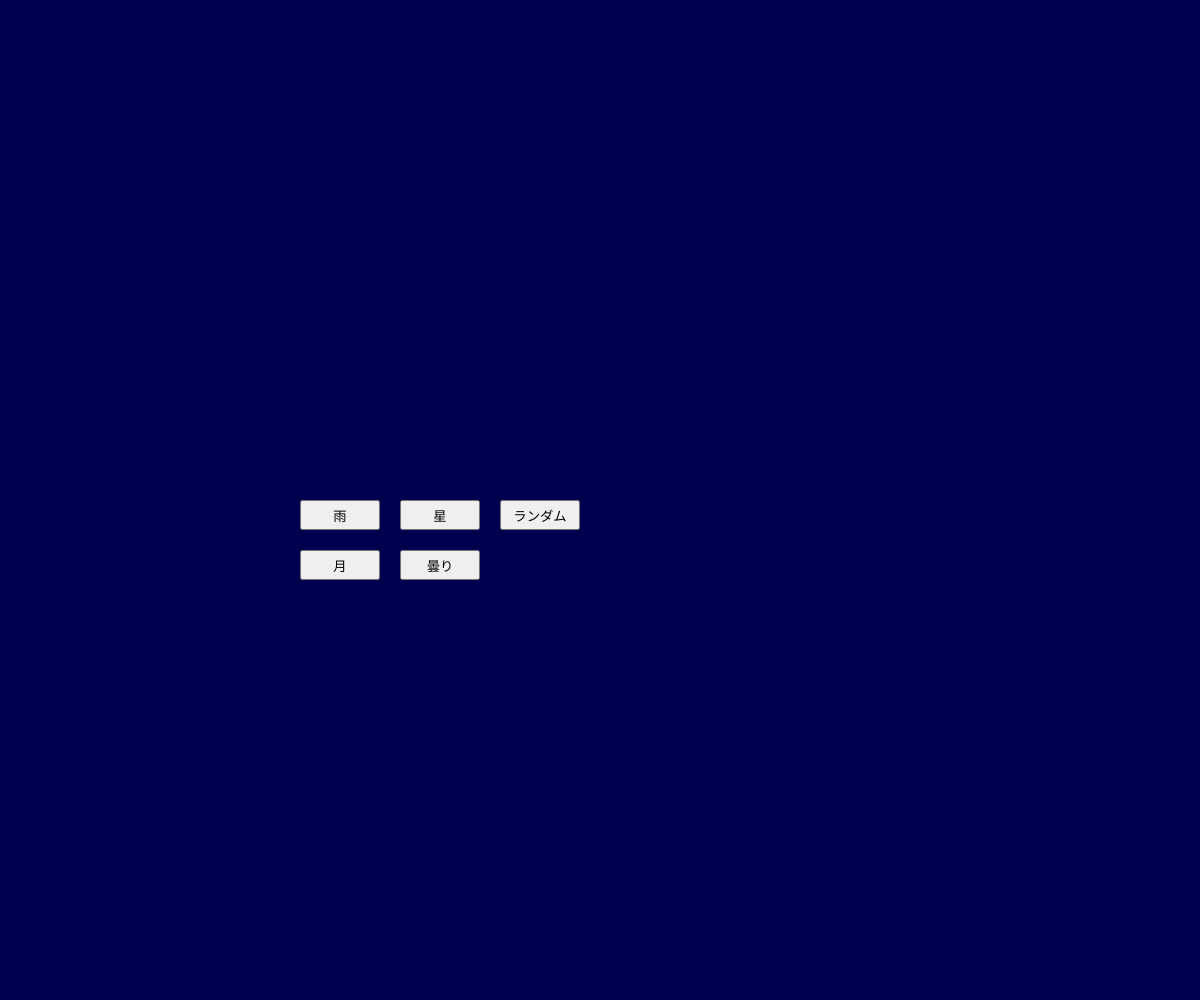
Frame 1 (no input)
Frame 60 (no input): identical to frame 1, image omitted
Frame 120 (the mouse pressed at the canvas centre since frame 60): identical to frame 1, image omitted

The p5.js sketch that drew this single still picture (run headless with seeded random() and noise() and a simulated clock; from frame 60 on, the mouse is pressed at the canvas centre):

// p5.js sketch
// ── sketch.js
// 最終課題を制作しよう
let x, y,x1, y1, x2, y2, x3, y3, vx, vy;
const g = 1; // 重力加速度
const vyMax = 10;

function setup(){
  createCanvas(windowWidth, windowHeight);
//  count = 0;
//  cycle = 3000;
  selectedNumber = 0;

  x = width / 2;
  y = height / 2;
  x1 = width /2;
  y1 = height / 2.5;
  x2 = width / 2.2;
  y2 = height / 3;
  x3 = width / 2.5;
  y3 = height / 3.5;
  x4 = width / 2.8;
  y4 = height / 3.7;
  x5 = width / 3;
  y5 = height / 4;
  vx = 3;
  vy = 3;
  angle = 10;

  rainyButton = setButton("雨",{
    x: 300,
    y: 500
  });

  starButton = setButton("星",{
    x: 400,
    y: 500
  });

  moonButton = setButton("月",{
    x: 300,
    y: 550
  });

  cloudyButton = setButton("曇り",{
    x: 400,
    y: 550
  });

  randomButton = setButton("ランダム",{
    x: 500,
    y: 500
  });

  rainyButton.mousePressed(() => {
    selectedNumber = 1;
  });

  starButton.mousePressed(() => {
    selectedNumber = 2;
  });

  moonButton.mousePressed(() => {
    selectedNumber = 3;
    //乱数（整数）を発生させる
    randomNumber = floor(random()*100);
    print(randomNumber)

  });

  cloudyButton.mousePressed(() => {
    selectedNumber = 4;
  });

  randomButton.mousePressed(() => {
    selectedNumber = floor(random()*5);
    print(selectedNumber)

    //月なら乱数発生
    if(selectedNumber == 3){
      randomNumber = floor(random()*100);
      print(randomNumber)
    }
  });
}

function draw(){
  background(0, 0, 80);

  //count = (count + 1) % cycle;
  //星なら
  if(selectedNumber == 2){
    x += 6;
    y += 2;
    x1 += 7;
    y1 += 3;
    x2 += 8;
    y2 += 3;
    x3 += 9;
    y3 += 4;
    angle += 1;
    fill(255,215,0);
    star(x,y,9,angle);
    star(x1,y1,8,angle);
    star(x2,y2,6,angle);
    star(x3,y3,7,angle);
//雨なら
  } else if(selectedNumber == 1){
    background(64,64,64);
    fill(80,208,255)
    ellipse(x, y, 7);
    x += vx;
    y += vy;
    vy += g; // 加速度＝速度の増分
    vy = constrain(vy, -vyMax, vyMax);

    ellipse(x1, y1, 7);
    x1 += vx;
    y1 += vy + 0.5;
    vy += g; // 加速度＝速度の増分
    vy = constrain(vy, -vyMax, vyMax);

    ellipse(x2, y2, 7);
    x2 += vx;
    y2 += vy;
    vy += g; // 加速度＝速度の増分
    vy = constrain(vy, -vyMax, vyMax);

    ellipse(x3, y3, 7);
    x3 += vx;
    y3 += vy + 0.5;
    vy += g; // 加速度＝速度の増分
    vy = constrain(vy, -vyMax, vyMax);

    ellipse(x4, y4, 7);
    x4 += vx;
    y4 += vy + 0.5;
    vy += g; // 加速度＝速度の増分
    vy = constrain(vy, -vyMax, vyMax);

    ellipse(x4, y4, 7);
    x4 += vx;
    y4 += vy + 0.5;
    vy += g; // 加速度＝速度の増分
    vy = constrain(vy, -vyMax, vyMax);
//月なら
  } else if(selectedNumber == 3){
    //1%の確率でブラッドムーンになる
    if(randomNumber == 77){
      fill(255,70,30)
      ellipse(400,200,130);
    } else {
      fill(255,224,32);
      ellipse(400,200,100);
    }
//曇りなら
  } else if(selectedNumber == 4){
　　　　background(64,64,64);
  }

  // 端の処理パターン (1) 反対側から出てくる
  if(x > width){ x = 0; }
  else if(x < 0){ x = width; }
  if(y > height){ y = 0; }
  if(y < 0){ y = height; }

// 端の処理パターン (1) 反対側から出てくる
  if(x1 > width){ x1 = 0; }
  else if(x1 < 0){ x1 = width; }
  if(y1 > height){ y1 = 0; }
  if(y1 < 0){ y1 = height; }

// 端の処理パターン (1) 反対側から出てくる
  if(x2 > width){ x2 = 0; }
  else if(x2 < 0){ x2 = width; }
  if(y2 > height){ y2 = 0; }
  if(y2 < 0){ y2 = height; }

  if(x3 > width){ x3 = 0; }
  else if(x3 < 0){ x3 = width; }
  if(y3 > height){ y3 = 0; }
  if(y3 < 0){ y3 = height; }
}

function star(cx, cy, r, angle){
  beginShape();
  for(var i = 0; i < 20; i++){
    var theta = TWO_PI * i * 2 / 5 - HALF_PI;
    // BLANK[1] (hint: angle 分だけ星を回転させるには？)
    theta = theta + angle;
    var x = cx + cos(theta) * r;
    var y = cy + sin(theta) * r;
    vertex(x,y);
  }
  endShape(CLOSE);
}


function windowResized(){
  resizeCanvas(windowWidth, windowHeight);
}

//ボタンを設定
function setButton(label, pos) {
  const button = createButton(label);
  button.size(80, 30);
  button.position(pos.x, pos.y);
  return button;
}
